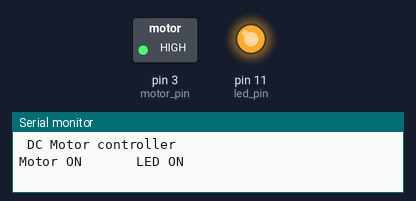
A sketch run on a simulated Arduino Uno, built with avr-gcc and run on an emulated ATmega328P. Parts: switched loads named in the sketch (green lamp = pin HIGH), output pins drawn as LEDs (lit = HIGH), the last lines printed to the serial monitor.

Above: at 2.5 s.
At 7.5 s:
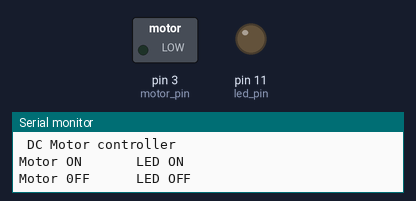
Timing chart, 0 to 13.0 s (numbered marks = the images above):
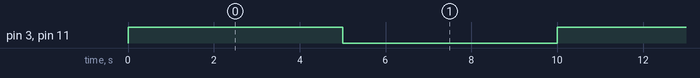

Measured:
- by itself, pin 3 (motor_pin), pin 11 (led_pin): alternates HIGH for 5.0 s and LOW for 5.0 s

The sketch:

Arduino_DCmotor.ino
```cpp
#define motor_pin 3 // intialise pin3 ti drive the DC motor
#define led_pin 11 // Initialize the pin 11 for LED
void setup() { //setup function
  // put your setup code here, to run once:
  Serial.begin(9600);
  Serial.println(" DC Motor controller");

  pinMode(motor_pin, OUTPUT);//define motor pin as output
  pinMode(led_pin, OUTPUT);//define led pin as output
}

void loop() { //loop function
  // put your main code here, to run repeatedly:
  Serial.println("Motor ON       LED ON");
  digitalWrite(motor_pin, HIGH);
  digitalWrite(led_pin, HIGH); //turn ON motor

  delay(5000); //wait 1second

  Serial.println("Motor 0FF      LED OFF");
  digitalWrite(motor_pin, LOW);
  digitalWrite(led_pin, LOW);//turn OFF motor

  delay(5000); //wait 1second
}
```
